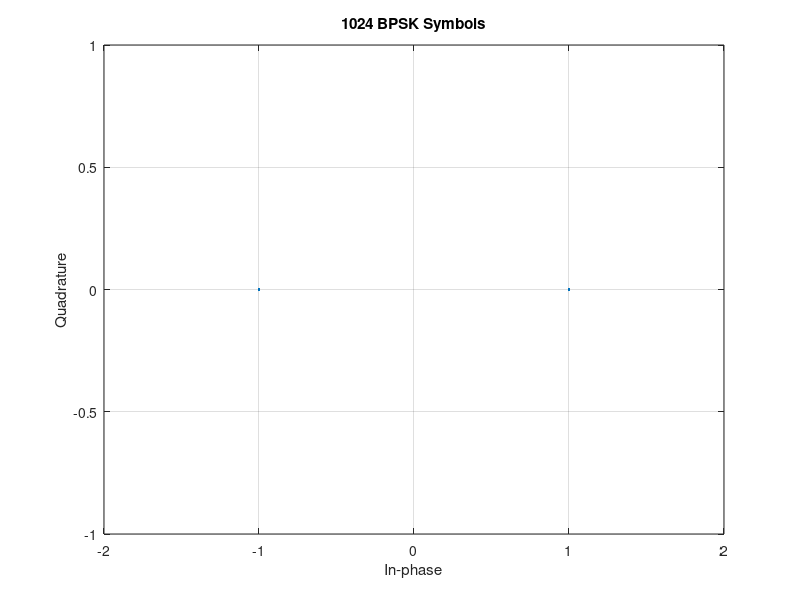
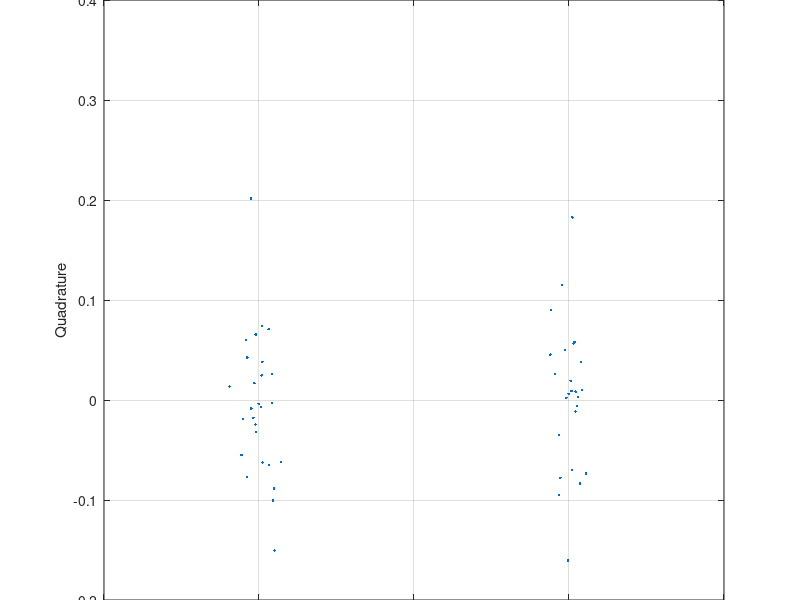
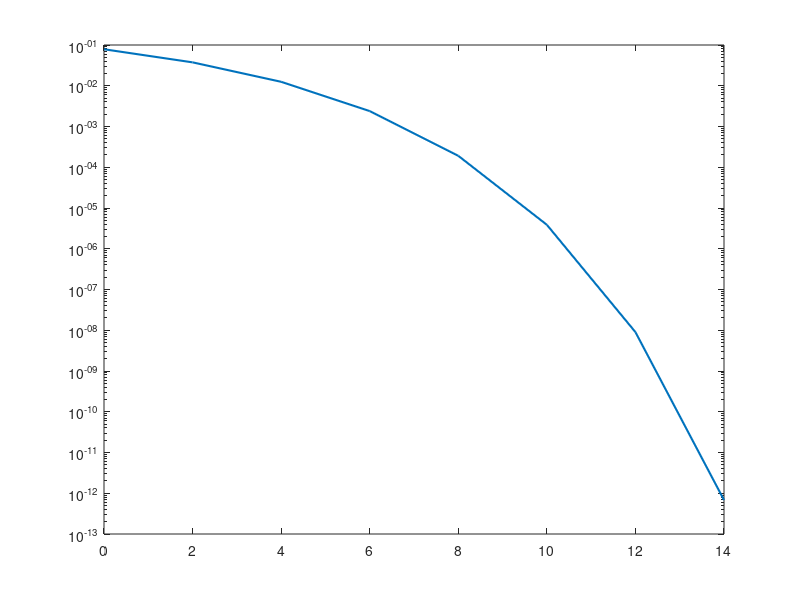

Here is the MATLAB script that generated these plots, in order: (Note: this script raises an error after producing the figures.)
clc;
clear all;
close all;

N = 1024; %No: of 1 bit symbols
c = [-1 1]; %valid symbols
xmod = randsrc(1,N,c); %Random sequence of 1s and 2s


scatterplot(xmod),title("1024 BPSK Symbols"),grid on,xlim([-2 2]);

%Add AWGN
i = 1;
for SNR = [20,4]
    xmod_noised = awgn(complex(xmod),SNR);
    scatterplot(xmod_noised,20),title("1024 BPSK Symbols with AWGN, SNR ="+SNR),grid on,xlim([-2 2]);
    i = i + 1;
end

%Coherent detection'
for i = 1:1:length(xmod_noised)
    if(xmod_noised(i)>0)
        x_detected(i) = 1;
    else
        x_detected(i) = -1;
    end
end

%Bit Error Rate
x_detected = zeros(1,N);
SNR = 0:2:14;
index = 1:1:length(SNR);
BER = zeros(1,length(SNR));
BER_analytical = zeros(1,length(SNR));
for SNR_index = index
    xmod_noised = awgn(complex(xmod),SNR(SNR_index));
    %xmod_noised = xmod + 1/sqrt(2)*10^(-SNR(SNR_index)/20) * randn(1,N);
    %detect
    for i = 1:1:length(xmod_noised)
        if(xmod_noised(i)>0)
            x_detected(i) = 1;
        else
            x_detected(i) = -1;
        end
    end
    
    %biterror
    for i = 1:1:length(xmod_noised)
        if x_detected(i) ~= xmod(i)
            BER(SNR_index) = BER(SNR_index) + 1;
        end
    end
    BER(SNR_index) = BER(SNR_index)/N;
    BER_analytical(SNR_index) = qfunc(sqrt(2*(10.^(SNR(SNR_index)./10))));
end

%SNR = 10.^(SNR./10);
semilogy(SNR,BER_analytical,'LineWidth',1.5)
hold on
semilogy(SNR,BER,'O','LineWidth',1.5)
xlabel('Eb/No (dB)')
ylabel('BER')
title ('BER for BPSK')
legend('Analytical BER','Simulated BER')
grid on 
